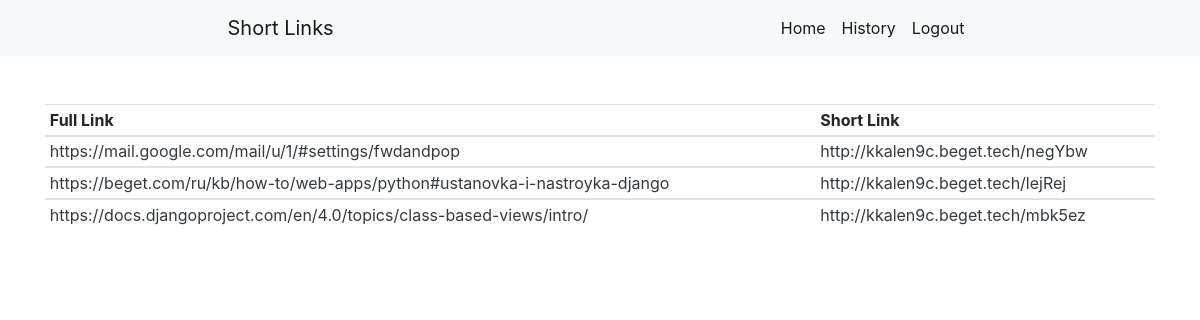
Page /history/ (signed in) on the committed database.
### app/models.py (models this page shows)
class Link(models.Model):
    full_link = models.CharField(max_length=255)
    short_link = models.CharField(max_length=25)
    users = models.ManyToManyField(User)

### app/views.py (the view)
# urls.py: path('history/', HistoryView.as_view(), name='history'),
class HistoryView(View):
    def get(self, request):
        links = Link.objects.filter(users=request.user)
        return render(request, 'links/history.html', context={'links': links})

### templates/links/history.html (shortened to what this page needs)
{% extends "account/base.html" %}
{% block content %}
    <div class="container">
        <table class="table table-sm mt-5">
          <thead>
            <tr>
              <th scope="col">Full Link</th>
              <th scope="col">Short Link</th>
            </tr>
          </thead>
               {% for link in links %}
          <tbody>
            <tr>
              <td style="max-width: 700px"><a class="text-dark" href="{{ link.full_link }}">{{ link.full_link }}</a></td>
              <td><a class="text-dark" href="{{link.short_link}}">http://kkalen9c.beget.tech/{{link.short_link}}</a></td>
            </tr>
          </tbody>
                {% endfor %}
        </table>
    </div>
{% endblock %}

### templates/account/base.html (shortened to what this page needs)
<html>
<head>
    {% load static %}
    {% load bootstrap4 %}
    {% bootstrap_css %}
    <link rel="stylesheet" href="{% static 'account/Css/Custom-Account-Styles.css' %}" type = "text/css"/>
    <link rel="stylesheet" href="https://cdnjs.cloudflare.com/ajax/libs/font-awesome/4.7.0/css/font-awesome.min.css">
    <link rel="stylesheet" href="https://stackpath.bootstrapcdn.com/bootstrap/4.1.1/css/bootstrap.min.css">
</head>
<body class="d-flex h-100 text-center flex-column justify-content-between">
     <nav class="navbar navbar-expand-lg navbar-light bg-light d-flex justify-content-around ">
         <div><a class="navbar-brand" href="/">Short Links</a></div>
         <div>
                <div class="navbar-collapse collapse w-100 order-3 dual-collapse2" id="navbarSupportedContent">
                  <ul class="navbar-nav mr-auto">
                        <li class="nav-item active">
                          <a class="nav-link" href="/">Home <span class="sr-only">(current)</span></a>
                        </li>
                      {% if user.is_authenticated %}
                          <li class="nav-item active">
                          <a class="nav-link" href="{% url 'history' %}">History <span class="sr-only">(current)</span></a>
                        </li>
                          <li class="nav-item active">
                          <a class="nav-link" href="/accounts/logout">Logout <span class="sr-only">(current)</span></a>
                        </li>
                      {% endif %}
                  </ul>
            </div>
         </div>
     </nav>
    {% block content%}
    {% endblock %}
</body>
</html>

### rows in the picture
Link: full_link "https://mail.google.com/mail/u/1/#settings/fwdandpop", short_link "negYbw"
Link: full_link "https://beget.com/ru/kb/how-to/web-apps/python#ustanovka-i-nastroyka-django", short_link "lejRej"
Link: full_link "https://docs.djangoproject.com/en/4.0/topics/class-based-views/intro/", short_link "mbk5ez"
